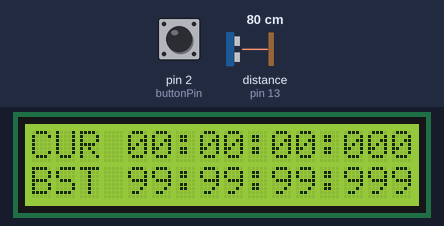
Bench run of a sketch on a simulated Arduino Uno, built with avr-gcc and run on an emulated ATmega328P. On the bench: 16×2 character LCD. Wiring (inferred from the names in the program): ultrasonic range finder: trigger pin 12; echo pin 13. The inputs (shaded band) are chosen by the test bench; at power-on: distance to the obstacle (sensor on pin 13) 80 cm, pin 2 (buttonPin) HIGH. The echo pulse lasts 58.3 µs per cm; what the sketch prints to the serial monitor is not drawn.

Above: at 3.2 s.
3.3 s: distance to the obstacle (sensor on pin 13) set to 6 cm
5.2 s: distance to the obstacle (sensor on pin 13) set to 3 cm
At 6.9 s:
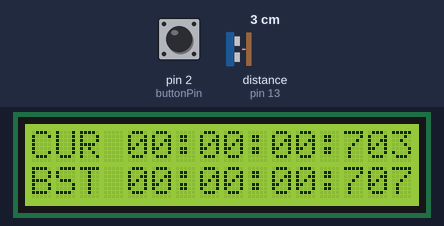
8.1 s: distance to the obstacle (sensor on pin 13) set to 9 cm
At 8.78 s:
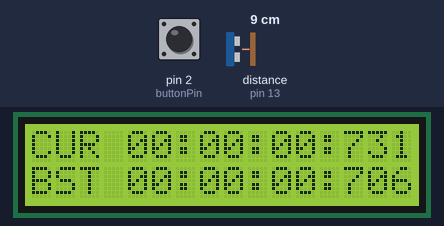
10.2 s: pin 2 (buttonPin) pulled LOW for 0.15 s
At 10.23 s:
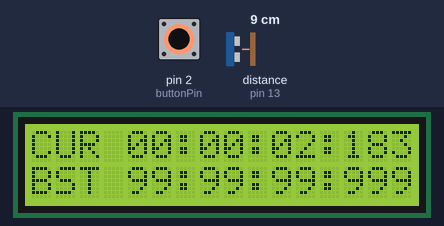
10.9 s: pin 2 (buttonPin) pulled LOW for 1 s
At 10.93 s:
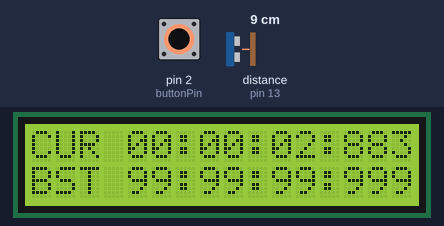

The sketch:

hotwheels_hotlap_timer.ino
```cpp
// timer code sourced from https://www.youtube.com/watch?v=jacncr5Q0Pc

int hh = 0, mm = 0, ss = 0, ms = 0;
bool timerStart = false;
String totalTime;
String fastestLap = "99:99:99:999";
char* token;
const char* delimiter = ":";

// button
const int buttonPin = 2;
int buttonState = 0;

bool resetFastest = true;
bool firstRun = true;

char* tokens[4];  // Array to store the tokens
char* tokensHigh[4];
char* tokenHigh;  // Array to store the tokens
int index = 0;
int index2 = 0;


// millis
int period1 = 0.2;
int period2 = 0.1;
unsigned long time_now = 0;

// ultrasonic sensor
const int trigPin = 12;
const int echoPin = 13;
long duration;
int distance;
int num;

// lcd
#include <LiquidCrystal.h>
LiquidCrystal lcd(6, 7, 8, 9, 10, 11);

void setup() {
  pinMode(buttonPin, INPUT_PULLUP);

  lcd.begin(16, 2);
  lcd.clear();
  lcd.setCursor(0, 0);
  lcd.print("Starting Hotlap ");
  lcd.setCursor(0, 1);
  lcd.print("    Timer...  ");
  delay(1000);
  lcd.clear();

  // entirely copied from the video, not sure what this section does
  noInterrupts();  // disable all interrupts
  TCCR1A = 0;      // set entire TCCR1A register to 0  //set timer1 interrupt at 1kHz  // 1 ms
  TCCR1B = 0;      // same for TCCR1B
  TCNT1 = 0;       // set timer count for 1khz increments
  OCR1A = 1999;    // = (16*10^6) / (1000*8) - 1
  //had to use 16 bit timer1 for this bc 1999>255, but could switch to timers 0 or 2 with larger prescaler
  // turn on CTC mode
  TCCR1B |= (1 << WGM12);  // Set CS11 bit for 8 prescaler
  TCCR1B |= (1 << CS11);   // enable timer compare interrupt
  TIMSK1 |= (1 << OCIE1A);
  interrupts();  // enable

  // declare ultrasonic bits
  pinMode(trigPin, OUTPUT);
  pinMode(echoPin, INPUT);

  Serial.begin(9600);
  delay(1000);
}

int text = 0;


void loop() {
  // lcd display stuff
  lcd.setCursor(0, 0);
  lcd.print("CUR   ");
  lcd.setCursor(4, 0);
  lcd.print((hh / 10) % 10);
  lcd.print(hh % 10);
  lcd.print(":");
  lcd.print((mm / 10) % 10);
  lcd.print(mm % 10);
  lcd.print(":");
  lcd.print((ss / 10) % 10);
  lcd.print(ss % 10);
  lcd.print(":");
  lcd.print((ms / 100) % 10);
  lcd.print((ms / 10) % 10);
  lcd.print(ms % 10);

  // fastest lap
  lcd.setCursor(0, 1);
  lcd.print("BST   ");
  lcd.setCursor(4, 1);
  lcd.print(fastestLap);


  // use ultrasonic
  digitalWrite(trigPin, LOW);
  if (millis() >= time_now + period1) {
    time_now += period1;
    digitalWrite(trigPin, HIGH);
  }
  if (millis() >= time_now + period2) {
    time_now += period2;
    digitalWrite(trigPin, LOW);
  }
  // Reads the echoPin, returns the sound wave travel time in microseconds
  duration = pulseIn(echoPin, HIGH);
  // Calculating the distance
  distance = duration * 0.034 / 2;
  // Prints the distance on the Serial Monitor
  // Serial.print("Distance: ");
  // Serial.println(distance);


  // reset fastest lap
  buttonState = digitalRead(buttonPin);
  // Serial.println(buttonState);
  if (buttonState == LOW) {
    fastestLap = "99:99:99:999";
    resetFastest = true;
    Serial.println("RESET");
  }

  // check for if a car comes by
  if (distance <= 3) {
    if (firstRun == true) {
      timerStart = true;
      firstRun = false;
    } else {  // Start stopwatch
      totalTime = String((hh / 10) % 10) + String(hh % 10) + String(":") + String((mm / 10) % 10) + String(mm % 10) + String(":") + String((ss / 10) % 10) + String(ss % 10) + String(":") + String((ms / 100) % 10) + String((ms / 10) % 10) + String(ms % 10);
      // Serial.println(totalTime);
      Serial.println(totalTime);

      char charBuf[13];
      totalTime.toCharArray(charBuf, 13);

      token = strtok(charBuf, delimiter);

      // Store tokens in the array
      while (token != NULL && index < 4) {
        tokens[index] = token;
        index++;
        token = strtok(NULL, ":");
      }

      // for the fastest lap
      char charCringe[13];
      fastestLap.toCharArray(charCringe, 13);
      tokenHigh = strtok(charCringe, delimiter);
      while (tokenHigh != NULL && index2 < 4) {
        tokensHigh[index2] = tokenHigh;
        index2++;
        tokenHigh = strtok(NULL, ":");
      }

      for (int i = 0; i < index; i++) {

        String toke1 = tokens[i];
        String toke2 = tokensHigh[i];
        if (index < 3) {
          if (toke1.substring(0, 2).toInt() > toke2.substring(0, 2).toInt()) {
            break;
          }
          if (toke1.substring(0, 2).toInt() < toke2.substring(0, 2).toInt()) {
            fastestLap = totalTime;
            // Serial.println(toke1.substring(0, 2));
            // Serial.println(toke2.substring(0, 2));
          }

        } else {
          if (toke1.substring(0, 2).toInt() > toke2.substring(0, 2).toInt()) {
            break;
          }
          if (toke1.substring(0, 3).toInt() < toke2.substring(0, 3).toInt()) {
            fastestLap = totalTime;
            // Serial.println(toke1.substring(0, 3));
            // Serial.println(toke2.substring(0, 3));
          }
        }
      }
    }


    // delay to not detect the car twice
    delay(700);
    ms = 700, ss = 0, mm = 0, hh = 0;  // Reset stopwatch
  }
}

// code from video
ISR(TIMER1_COMPA_vect) {
  if (timerStart == true) {
    ms = ms + 1;
    if (ms > 999) {
      ms = 0;
      ss = ss + 1;
      if (ss > 59) {
        ss = 0;
        mm = mm + 1;
      }
      if (mm > 59) {
        mm = 0;
        hh = hh + 1;
      }
    }
  }
}
```

Measured:
- after the input at 3.3 s, every drawn part: stays the same
- after the input at 5.2 s, the display: first changes after 0.71 s (image 1 shows a later state)
- after the input at 8.1 s, the display: first differs from a run without the input after 0.65 s (image 2 shows a later state)
- what the display in image 1 shows lasts 1.4 s, from 6.6 s to 8.0 s
